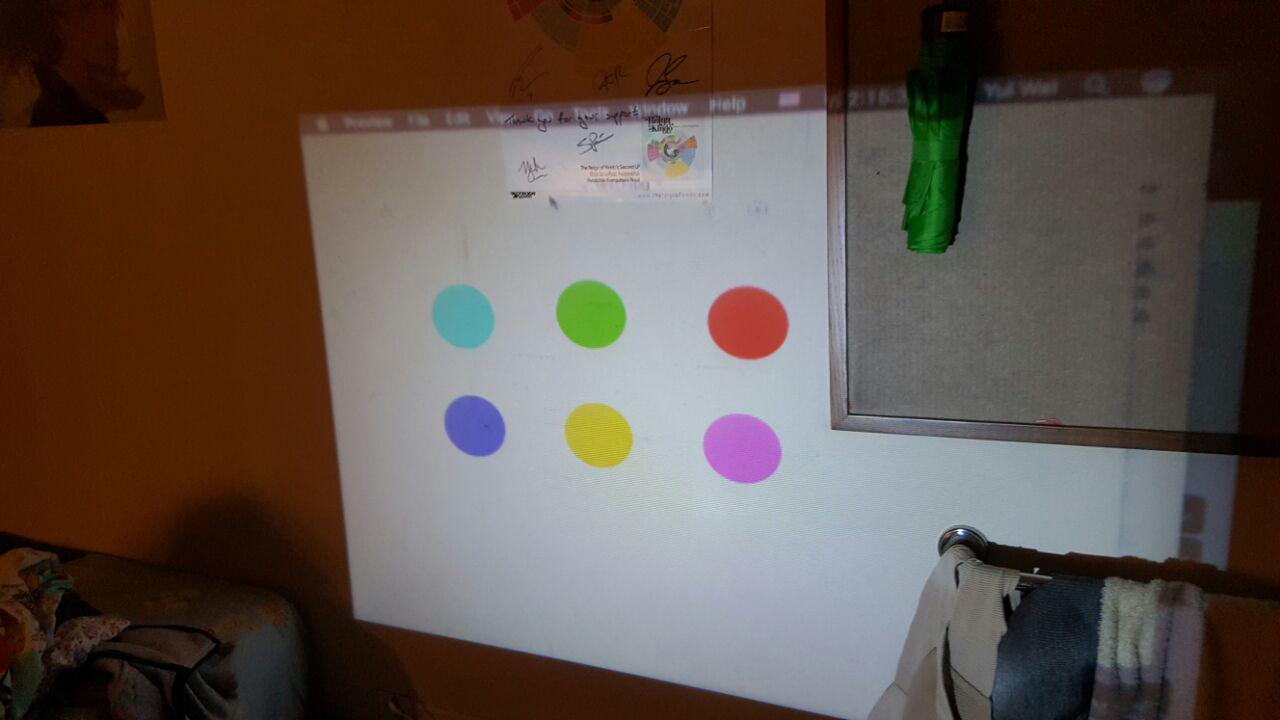
#> input picture python/dark.jpg, 1280 x 720 px
$ python lab2-3.py
#> lines starting #> are read from the running program, lines starting #| are printed output that depends on the picture
#> `concertval = cv.imread('dark.jpg',0)`:
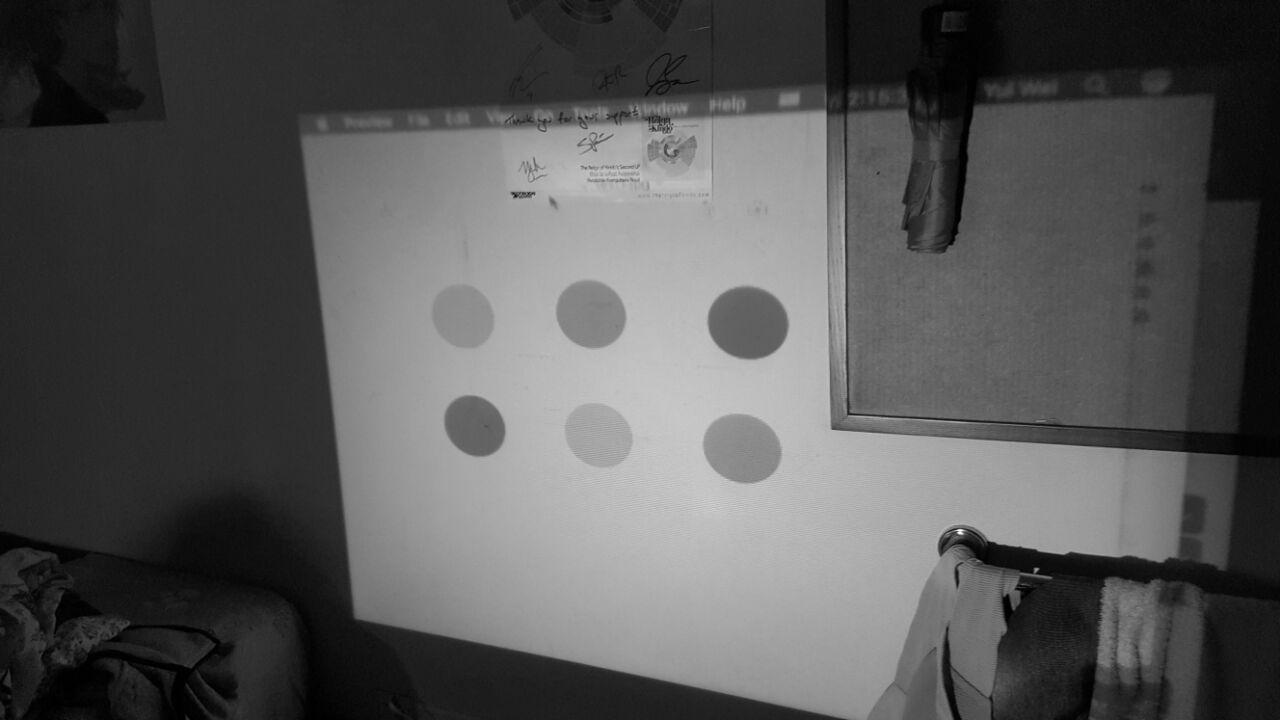
#> concertval: shape (720, 1280); min 0, max 255, mean 86.3
import numpy as np
import cv2 as cv

def get_x(hue, c):
    return c[:,:,0] * (np.ones(c[:,:,0].shape) - np.absolute(np.subtract(np.mod(np.divide(hue[:,:,0], 60.0),2), 1)))

def rgb1(hcx):
    hue = hcx[0]
    c = hcx[1]
    x = hcx[2]
    if 0 <= hue < 60 or hue == 360.0:
        return [0,x,c]
    elif 60 <= hue < 120:
        return [0,c,x]
    elif 120 <= hue < 180:
        return [x,c,0]
    elif 180 <= hue < 240:
        return [c,x,0]
    elif 240.0 <= hue < 300.0:
        return [c,0,x]
    elif 300 <= hue < 360:
        return [x,0,c]
    else:
        return [0,0,1]

def to_rgb(h,s,v):
    sv = np.stack([s,v],-1)
    c = np.multiply(s,v)
    x = get_x(h, c)
    m = v - c
    pre = np.stack([h[:,:,0], c[:,:,0], x], -1)
    img_rgb1 = np.apply_along_axis(rgb1, -1, pre)
    return np.multiply(np.add(img_rgb1, m), 255)


def equalize(img):
    values, counts = np.unique(img[:,:], return_counts=True)
#> values = 227 values from 0 to 255; counts = 227 values, max 35535 at index 43, min 1 at index 214, mean 4059.9

    for i in range(1,len(counts)):      # make it cumulative
        counts[i] = counts[i-1] + counts[i]
#> after the loop, counts = 227 values from 1273 to 921600
        # cumulative = counts/float(counts.max())  # <-- between 0 to 1

    pix_num = counts.max()
#> pix_num = 921600
    pix_in_bin = pix_num / 255  # number of pixels in any given bin = total num of pixels / number of intervals(bins)
#> pix_in_bin = 3614.1
    #count_per_bin = np.zeros(256)
    for pixel in np.nditer(img, op_flags=['readwrite']):
        # basically find out which new bin the pixel should belong to
        pixel[...] = counts[pixel]/pix_in_bin
#> this loop made 679358 passes
    return img/255.0 # return brightness values to [0,1]


concertval = cv.imread('dark.jpg',0)
#> (the run stopped early here; a loop or call above may not have finished)
